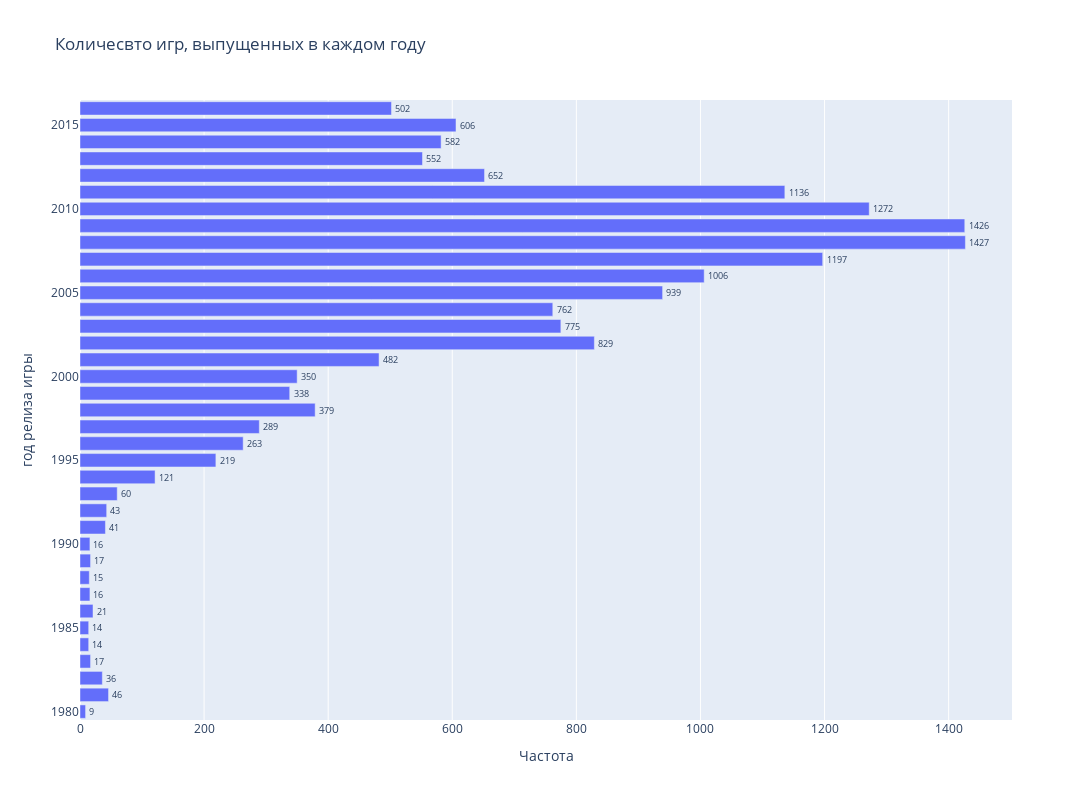

The notebook cell this image was saved under:
### Code cell
barh(games.groupby('year_of_release').name.count().sort_values(),
     title='Количесвто игр, выпущенных в каждом году',
     yaxis_title='год релиза игры',
     xaxis_title='Частота')

### Figure 1 — Plotly figure (JSON) as saved in the notebook; plotly's stock layout.template omitted (floating-point values rounded to 4 significant figures)
{"data": [{"orientation": "h", "text": [9, 14, 14, 15, 16, 16, 17, 17, 21, 36, 41, 43, 46, 60, 121, 219, 263, 289, 338, 350, 379, 482, 502, 552, 582, 606, 652, 762, 775, 829, 939, 1006, 1136, 1197, 1272, 1426, 1427], "textposition": "outside", "type": "bar", "x": [9, 14, 14, 15, 16, 16, 17, 17, 21, 36, 41, 43, 46, 60, 121, 219, 263, 289, 338, 350, 379, 482, 502, 552, 582, 606, 652, 762, 775, 829, 939, 1006, 1136, 1197, 1272, 1426, 1427], "y": [1980, 1984, 1985, 1988, 1990, 1987, 1989, 1983, 1986, 1982, 1991, 1992, 1981, 1993, 1994, 1995, 1996, 1997, 1999, 2000, 1998, 2001, 2016, 2013, 2014, 2015, 2012, 2004, 2003, 2002, 2005, 2006, 2011, 2007, 2010, 2009, 2008]}], "layout": {"height": 800, "title": {"text": "Количесвто игр, выпущенных в каждом году"}, "width": 1200, "xaxis": {"title": {"text": "Частота"}}, "yaxis": {"title": {"text": "год релиза игры"}}}}
